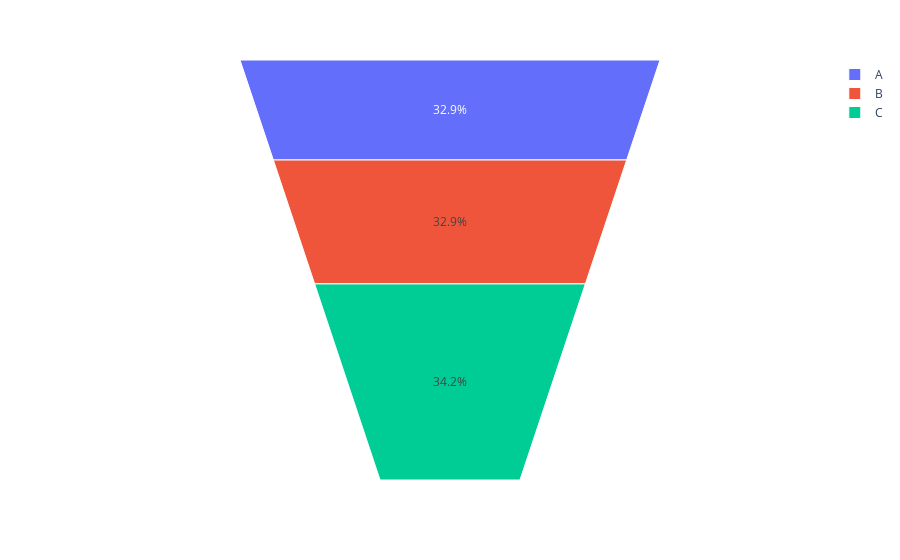

Write notebook code for a chart like this one.
### Code cell
px.funnel_area(a,names="Branch",values='gross income',labels="Branch")

### Figure 1 — Plotly figure (JSON) as saved in the notebook; plotly's stock layout.template omitted (floating-point values rounded to 4 significant figures)
{"data": [{"domain": {"x": [0, 1], "y": [0, 1]}, "hovertemplate": "Branch=%{label}<br>gross income=%{value}<extra></extra>", "labels": ["A", "B", "C"], "legendgroup": "", "name": "", "showlegend": true, "type": "funnelarea", "values": [5057.0, 5057.0, 5265.0]}], "layout": {"legend": {"tracegroupgap": 0}, "margin": {"t": 60}}}
